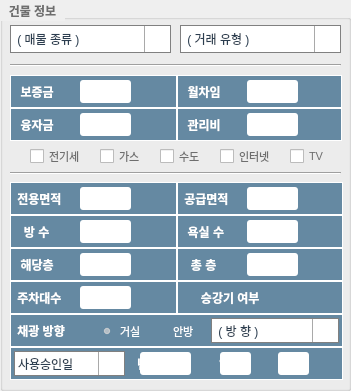
  <widget class="QGroupBox" name="groupBox">
   <property name="geometry">
    <rect>
     <x>10</x>
     <y>224</y>
     <width>351</width>
     <height>391</height>
    </rect>
   </property>
   <property name="styleSheet">
    <string notr="true">color: rgb(110, 110, 110);
font: bold;</string>
   </property>
   <property name="title">
    <string>  건물 정보  </string>
   </property>
   <widget class="QLabel" name="lb_price0_3">
    <property name="geometry">
     <rect>
      <x>10</x>
      <y>75</y>
      <width>167</width>
      <height>33</height>
     </rect>
    </property>
    <property name="styleSheet">
     <string notr="true">font: bold 12px;
color: rgb(255, 255, 255);
border-width: 1px;
border-style: solid;
border-color: rgb(255, 255, 255);
background-color: rgb(64, 110, 142, 200.0);

</string>
    </property>
    <property name="text">
     <string>  보증금               만원</string>
    </property>
    <property name="alignment">
     <set>Qt::AlignLeading|Qt::AlignLeft|Qt::AlignVCenter</set>
    </property>
    <property name="buddy">
     <cstring>lb_price0_3</cstring>
    </property>
   </widget>
   <widget class="QLineEdit" name="lineEdit">
    <property name="geometry">
     <rect>
      <x>80</x>
      <y>80</y>
      <width>51</width>
      <height>23</height>
     </rect>
    </property>
    <property name="styleSheet">
     <string notr="true">border: 0px;
border-radius: 3px;</string>
    </property>
    <property name="alignment">
     <set>Qt::AlignCenter</set>
    </property>
   </widget>
   <widget class="QComboBox" name="cb_sales">
    <property name="geometry">
     <rect>
      <x>10</x>
      <y>25</y>
      <width>161</width>
      <height>28</height>
     </rect>
    </property>
    <property name="styleSheet">
     <string notr="true">QComboBox {
    border: 1px solid gray;
    padding: 1px 18px 1px 3px;
    min-width: 6em;
    background: rgb(255, 255, 255);
    font: 12px;
    color: rgb(44, 62, 80);
}

QComboBox:focus {
    color: rgb(127, 140, 141);
}

QComboBox:on { 
    padding-top: 3px;
    padding-left: 4px;
}

QComboBox QAbstractItemView::item { 
	min-height: 30px; 
}

QComboBox::drop-down {
    subcontrol-origin: padding;
    subcontrol-position: top right;
    width: 25px;

    border-left-width: 1px;
    border-left-color: darkgray;
    border-left-style: solid;
    border-top-right-radius: 3px;
    border-bottom-right-radius: 3px;
}

QComboBox::down-arrow {
    image: url(./data/img/down_arrow.png);
    width: 25px;
    height: 25px;
}

QComboBox::down-arrow:hover {
    image: url(./data/img/down_arrow.png);
}

QComboBox::down-arrow:on {
    top: 1px;
    left: 1px;
}

QListView::item:selected {
    color: rgb(44, 62, 80);
    background-color: lightblue
}</string>
    </property>
    <item>
     <property name="text">
      <string> ( 매물 종류 )</string>
     </property>
    </item>
   </widget>
   <widget class="QComboBox" name="cb_tran">
    <property name="geometry">
     <rect>
      <x>180</x>
      <y>25</y>
      <width>161</width>
      <height>28</height>
     </rect>
    </property>
    <property name="styleSheet">
     <string notr="true">QComboBox {
    border: 1px solid gray;
    padding: 1px 18px 1px 3px;
    min-width: 6em;
    background: rgb(255, 255, 255);
    font: 12px;
    color: rgb(44, 62, 80);
}

QComboBox:focus {
    color: rgb(127, 140, 141);
}

QComboBox:on { 
    padding-top: 3px;
    padding-left: 4px;
}

QComboBox QAbstractItemView::item { 
	min-height: 30px; 
}

QComboBox::drop-down {
    subcontrol-origin: padding;
    subcontrol-position: top right;
    width: 25px;

    border-left-width: 1px;
    border-left-color: darkgray;
    border-left-style: solid;
    border-top-right-radius: 3px;
    border-bottom-right-radius: 3px;
}

QComboBox::down-arrow {
    image: url(./data/img/down_arrow.png);
    width: 25px;
    height: 25px;
}

QComboBox::down-arrow:hover {
    image: url(./data/img/down_arrow.png);
}

QComboBox::down-arrow:on {
    top: 1px;
    left: 1px;
}

QListView::item:selected {
    color: rgb(44, 62, 80);
    background-color: lightblue
}</string>
    </property>
    <item>
     <property name="text">
      <string> ( 거래 유형 )</string>
     </property>
    </item>
    <item>
     <property name="text">
      <string>매매</string>
     </property>
    </item>
    <item>
     <property name="text">
      <string>전세</string>
     </property>
    </item>
    <item>
     <property name="text">
      <string>월세</string>
     </property>
    </item>
    <item>
     <property name="text">
      <string>단기</string>
     </property>
    </item>
   </widget>
   <widget class="Line" name="line">
    <property name="geometry">
     <rect>
      <x>10</x>
      <y>57</y>
      <width>331</width>
      <height>16</height>
     </rect>
    </property>
    <property name="orientation">
     <enum>Qt::Horizontal</enum>
    </property>
   </widget>
   <widget class="QLabel" name="lb_price0_4">
    <property name="geometry">
     <rect>
      <x>177</x>
      <y>75</y>
      <width>165</width>
      <height>33</height>
     </rect>
    </property>
    <property name="styleSheet">
     <string notr="true">font: bold 12px;
color: rgb(255, 255, 255);
border-width: 1px;
border-style: solid;
border-color: rgb(255, 255, 255);
background-color: rgb(64, 110, 142, 200.0);

</string>
    </property>
    <property name="text">
     <string>  월차임               만원</string>
    </property>
    <property name="alignment">
     <set>Qt::AlignLeading|Qt::AlignLeft|Qt::AlignVCenter</set>
    </property>
   </widget>
   <widget class="QLineEdit" name="lineEdit_2">
    <property name="geometry">
     <rect>
      <x>247</x>
      <y>80</y>
      <width>51</width>
      <height>23</height>
     </rect>
    </property>
    <property name="styleSheet">
     <string notr="true">border: 0px;
border-radius: 3px;</string>
    </property>
    <property name="alignment">
     <set>Qt::AlignCenter</set>
    </property>
   </widget>
   <widget class="QLabel" name="lb_price0_5">
    <property name="geometry">
     <rect>
      <x>10</x>
      <y>108</y>
      <width>167</width>
      <height>33</height>
     </rect>
    </property>
    <property name="styleSheet">
     <string notr="true">font: bold 12px;
color: rgb(255, 255, 255);
border-width: 1px;
border-style: solid;
border-color: rgb(255, 255, 255);
background-color: rgb(64, 110, 142, 200.0);

</string>
    </property>
    <property name="text">
     <string>  융자금               만원</string>
    </property>
    <property name="alignment">
     <set>Qt::AlignLeading|Qt::AlignLeft|Qt::AlignVCenter</set>
    </property>
    <property name="buddy">
     <cstring>lb_price0_3</cstring>
    </property>
   </widget>
   <widget class="QLineEdit" name="lineEdit_3">
    <property name="geometry">
     <rect>
      <x>80</x>
      <y>113</y>
      <width>51</width>
      <height>23</height>
     </rect>
    </property>
    <property name="styleSheet">
     <string notr="true">border: 0px;
border-radius: 3px;</string>
    </property>
    <property name="alignment">
     <set>Qt::AlignCenter</set>
    </property>
   </widget>
   <widget class="QLabel" name="lb_price0_6">
    <property name="geometry">
     <rect>
      <x>177</x>
      <y>108</y>
      <width>165</width>
      <height>33</height>
     </rect>
    </property>
    <property name="styleSheet">
     <string notr="true">font: bold 12px;
color: rgb(255, 255, 255);
border-width: 1px;
border-style: solid;
border-color: rgb(255, 255, 255);
background-color: rgb(64, 110, 142, 200.0);

</string>
    </property>
    <property name="text">
     <string>  관리비               만원</string>
    </property>
    <property name="alignment">
     <set>Qt::AlignLeading|Qt::AlignLeft|Qt::AlignVCenter</set>
    </property>
    <property name="buddy">
     <cstring>lb_price0_3</cstring>
    </property>
   </widget>
   <widget class="QLineEdit" name="lineEdit_4">
    <property name="geometry">
     <rect>
      <x>247</x>
      <y>113</y>
      <width>51</width>
      <height>23</height>
     </rect>
    </property>
    <property name="styleSheet">
     <string notr="true">border: 0px;
border-radius: 3px;</string>
    </property>
    <property name="alignment">
     <set>Qt::AlignCenter</set>
    </property>
   </widget>
   <widget class="QCheckBox" name="checkBox">
    <property name="geometry">
     <rect>
      <x>30</x>
      <y>148</y>
      <width>61</width>
      <height>16</height>
     </rect>
    </property>
    <property name="styleSheet">
     <string notr="true">font: 11px;</string>
    </property>
    <property name="text">
     <string>전기세</string>
    </property>
   </widget>
   <widget class="QCheckBox" name="checkBox_2">
    <property name="geometry">
     <rect>
      <x>100</x>
      <y>148</y>
      <width>51</width>
      <height>16</height>
     </rect>
    </property>
    <property name="styleSheet">
     <string notr="true">font: 11px;</string>
    </property>
    <property name="text">
     <string>가스</string>
    </property>
   </widget>
   <widget class="QCheckBox" name="checkBox_3">
    <property name="geometry">
     <rect>
      <x>160</x>
      <y>148</y>
      <width>51</width>
      <height>16</height>
     </rect>
    </property>
    <property name="styleSheet">
     <string notr="true">font: 11px;</string>
    </property>
    <property name="text">
     <string>수도</string>
    </property>
   </widget>
   <widget class="QCheckBox" name="checkBox_4">
    <property name="geometry">
     <rect>
      <x>220</x>
      <y>148</y>
      <width>61</width>
      <height>16</height>
     </rect>
    </property>
    <property name="styleSheet">
     <string notr="true">font: 11px;</string>
    </property>
    <property name="text">
     <string>인터넷</string>
    </property>
   </widget>
   <widget class="QCheckBox" name="checkBox_5">
    <property name="geometry">
     <rect>
      <x>290</x>
      <y>148</y>
      <width>41</width>
      <height>16</height>
     </rect>
    </property>
    <property name="styleSheet">
     <string notr="true">font: 11px;</string>
    </property>
    <property name="text">
     <string>TV</string>
    </property>
   </widget>
   <widget class="Line" name="line_2">
    <property name="geometry">
     <rect>
      <x>10</x>
      <y>165</y>
      <width>331</width>
      <height>16</height>
     </rect>
    </property>
    <property name="orientation">
     <enum>Qt::Horizontal</enum>
    </property>
   </widget>
   <widget class="QLabel" name="lb_price0_7">
    <property name="geometry">
     <rect>
      <x>10</x>
      <y>182</y>
      <width>167</width>
      <height>33</height>
     </rect>
    </property>
    <property name="styleSheet">
     <string notr="true">font: bold 12px;
color: rgb(255, 255, 255);
border-width: 1px;
border-style: solid;
border-color: rgb(255, 255, 255);
background-color: rgb(64, 110, 142, 200.0);

</string>
    </property>
    <property name="text">
     <string> 전용면적               ㎡</string>
    </property>
    <property name="alignment">
     <set>Qt::AlignLeading|Qt::AlignLeft|Qt::AlignVCenter</set>
    </property>
    <property name="buddy">
     <cstring>lb_price0_3</cstring>
    </property>
   </widget>
   <widget class="QLineEdit" name="lineEdit_5">
    <property name="geometry">
     <rect>
      <x>80</x>
      <y>187</y>
      <width>51</width>
      <height>23</height>
     </rect>
    </property>
    <property name="styleSheet">
     <string notr="true">border: 0px;
border-radius: 3px;</string>
    </property>
    <property name="text">
     <string/>
    </property>
    <property name="alignment">
     <set>Qt::AlignCenter</set>
    </property>
   </widget>
   <widget class="QLabel" name="lb_price0_8">
    <property name="geometry">
     <rect>
      <x>177</x>
      <y>182</y>
      <width>166</width>
      <height>33</height>
     </rect>
    </property>
    <property name="styleSheet">
     <string notr="true">font: bold 12px;
color: rgb(255, 255, 255);
border-width: 1px;
border-style: solid;
border-color: rgb(255, 255, 255);
background-color: rgb(64, 110, 142, 200.0);

</string>
    </property>
    <property name="text">
     <string> 공급면적               ㎡</string>
    </property>
    <property name="alignment">
     <set>Qt::AlignLeading|Qt::AlignLeft|Qt::AlignVCenter</set>
    </property>
    <property name="buddy">
     <cstring>lb_price0_3</cstring>
    </property>
   </widget>
   <widget class="QLineEdit" name="lineEdit_6">
    <property name="geometry">
     <rect>
      <x>247</x>
      <y>187</y>
      <width>51</width>
      <height>23</height>
     </rect>
    </property>
    <property name="styleSheet">
     <string notr="true">border: 0px;
border-radius: 3px;</string>
    </property>
    <property name="text">
     <string/>
    </property>
    <property name="alignment">
     <set>Qt::AlignCenter</set>
    </property>
   </widget>
   <widget class="QLabel" name="lb_price0_9">
    <property name="geometry">
     <rect>
      <x>10</x>
      <y>281</y>
      <width>167</width>
      <height>33</height>
     </rect>
    </property>
    <property name="styleSheet">
     <string notr="true">font: bold 12px;
color: rgb(255, 255, 255);
border-width: 1px;
border-style: solid;
border-color: rgb(255, 255, 255);
background-color: rgb(64, 110, 142, 200.0);

</string>
    </property>
    <property name="text">
     <string> 주차대수               대</string>
    </property>
    <property name="alignment">
     <set>Qt::AlignLeading|Qt::AlignLeft|Qt::AlignVCenter</set>
    </property>
    <property name="buddy">
     <cstring>lb_price0_3</cstring>
    </property>
   </widget>
   <widget class="QLineEdit" name="lineEdit_7">
    <property name="geometry">
     <rect>
      <x>80</x>
      <y>286</y>
      <width>51</width>
      <height>23</height>
     </rect>
    </property>
    <property name="styleSheet">
     <string notr="true">border: 0px;
border-radius: 3px;</string>
    </property>
    <property name="text">
     <string/>
    </property>
    <property name="alignment">
     <set>Qt::AlignCenter</set>
    </property>
   </widget>
   <widget class="QLabel" name="lb_price0_10">
    <property name="geometry">
     <rect>
      <x>177</x>
      <y>281</y>
      <width>166</width>
      <height>33</height>
     </rect>
    </property>
    <property name="styleSheet">
     <string notr="true">font: bold 12px;
color: rgb(255, 255, 255);
border-width: 1px;
border-style: solid;
border-color: rgb(255, 255, 255);
background-color: rgb(64, 110, 142, 200.0);

</string>
    </property>
    <property name="text">
     <string>      승강기 여부</string>
    </property>
    <property name="alignment">
     <set>Qt::AlignLeading|Qt::AlignLeft|Qt::AlignVCenter</set>
    </property>
    <property name="buddy">
     <cstring>lb_price0_3</cstring>
    </property>
   </widget>
   <widget class="QCheckBox" name="checkBox_6">
    <property name="geometry">
     <rect>
      <x>295</x>
      <y>290</y>
      <width>16</width>
      <height>16</height>
     </rect>
    </property>
    <property name="styleSheet">
     <string notr="true">background-color: rgb(64, 110, 142, 0.0);</string>
    </property>
    <property name="text">
     <string/>
    </property>
   </widget>
   <widget class="QLabel" name="lb_price0_11">
    <property name="geometry">
     <rect>
      <x>10</x>
      <y>248</y>
      <width>167</width>
      <height>33</height>
     </rect>
    </property>
    <property name="styleSheet">
     <string notr="true">font: bold 12px;
color: rgb(255, 255, 255);
border-width: 1px;
border-style: solid;
border-color: rgb(255, 255, 255);
background-color: rgb(64, 110, 142, 200.0);

</string>
    </property>
    <property name="text">
     <string>  해당층                층</string>
    </property>
    <property name="alignment">
     <set>Qt::AlignLeading|Qt::AlignLeft|Qt::AlignVCenter</set>
    </property>
    <property name="buddy">
     <cstring>lb_price0_3</cstring>
    </property>
   </widget>
   <widget class="QLineEdit" name="lineEdit_8">
    <property name="geometry">
     <rect>
      <x>80</x>
      <y>253</y>
      <width>51</width>
      <height>23</height>
     </rect>
    </property>
    <property name="styleSheet">
     <string notr="true">border: 0px;
border-radius: 3px;</string>
    </property>
    <property name="text">
     <string/>
    </property>
    <property name="alignment">
     <set>Qt::AlignCenter</set>
    </property>
   </widget>
   <widget class="QLabel" name="lb_price0_12">
    <property name="geometry">
     <rect>
      <x>177</x>
      <y>248</y>
      <width>166</width>
      <height>33</height>
     </rect>
    </property>
    <property name="styleSheet">
     <string notr="true">font: bold 12px;
color: rgb(255, 255, 255);
border-width: 1px;
border-style: solid;
border-color: rgb(255, 255, 255);
background-color: rgb(64, 110, 142, 200.0);

</string>
    </property>
    <property name="text">
     <string>   총 층                 층</string>
    </property>
    <property name="alignment">
     <set>Qt::AlignLeading|Qt::AlignLeft|Qt::AlignVCenter</set>
    </property>
    <property name="buddy">
     <cstring>lb_price0_3</cstring>
    </property>
   </widget>
   <widget class="QLineEdit" name="lineEdit_9">
    <property name="geometry">
     <rect>
      <x>247</x>
      <y>253</y>
      <width>51</width>
      <height>23</height>
     </rect>
    </property>
    <property name="styleSheet">
     <string notr="true">border: 0px;
border-radius: 3px;</string>
    </property>
    <property name="text">
     <string/>
    </property>
    <property name="alignment">
     <set>Qt::AlignCenter</set>
    </property>
   </widget>
   <widget class="QLabel" name="lb_price0_13">
    <property name="geometry">
     <rect>
      <x>10</x>
      <y>314</y>
      <width>333</width>
      <height>33</height>
     </rect>
    </property>
    <property name="styleSheet">
     <string notr="true">font: bold 12px;
color: rgb(255, 255, 255);
border-width: 1px;
border-style: solid;
border-color: rgb(255, 255, 255);
background-color: rgb(64, 110, 142, 200.0);

</string>
    </property>
    <property name="text">
     <string> 채광 방향</string>
    </property>
    <property name="alignment">
     <set>Qt::AlignLeading|Qt::AlignLeft|Qt::AlignVCenter</set>
    </property>
    <property name="buddy">
     <cstring>lb_price0_3</cstring>
    </property>
   </widget>
   <widget class="QRadioButton" name="radioButton">
    <property name="geometry">
     <rect>
      <x>100</x>
      <y>323</y>
      <width>51</width>
      <height>16</height>
     </rect>
    </property>
    <property name="styleSheet">
     <string notr="true">color: white;
font: 11px;
background: rgb(0, 0, 0, 0);</string>
    </property>
    <property name="text">
     <string>거실</string>
    </property>
    <property name="checked">
     <bool>true</bool>
    </property>
   </widget>
   <widget class="QRadioButton" name="radioButton_2">
    <property name="geometry">
     <rect>
      <x>153</x>
      <y>323</y>
      <width>51</width>
      <height>16</height>
     </rect>
    </property>
    <property name="styleSheet">
     <string notr="true">color: white;
font: 11px;
background: rgb(0, 0, 0, 0);</string>
    </property>
    <property name="text">
     <string>안방</string>
    </property>
   </widget>
   <widget class="QComboBox" name="cb_light">
    <property name="geometry">
     <rect>
      <x>211</x>
      <y>318</y>
      <width>128</width>
      <height>25</height>
     </rect>
    </property>
    <property name="styleSheet">
     <string notr="true">QComboBox {
    border: 1px solid gray;
    padding: 1px 18px 1px 3px;
    min-width: 6em;
    background: rgb(255, 255, 255);
    font: 12px;
    color: rgb(44, 62, 80);
}

QComboBox:focus {
    color: rgb(127, 140, 141);
}

QComboBox:on { 
    padding-top: 3px;
    padding-left: 4px;
}

QComboBox QAbstractItemView::item { 
	min-height: 30px; 
}

QComboBox::drop-down {
    subcontrol-origin: padding;
    subcontrol-position: top right;
    width: 25px;

    border-left-width: 1px;
    border-left-color: darkgray;
    border-left-style: solid;
    border-top-right-radius: 3px;
    border-bottom-right-radius: 3px;
}

QComboBox::down-arrow {
    image: url(./data/img/down_arrow.png);
    width: 25px;
    height: 25px;
}

QComboBox::down-arrow:hover {
    image: url(./data/img/down_arrow.png);
}

QComboBox::down-arrow:on {
    top: 1px;
    left: 1px;
}

QListView::item:selected {
    color: rgb(44, 62, 80);
    background-color: lightblue
}</string>
    </property>
    <item>
     <property name="text">
      <string> ( 방 향 )</string>
     </property>
    </item>
    <item>
     <property name="text">
      <string>동</string>
     </property>
    </item>
    <item>
     <property name="text">
      <string>서</string>
     </property>
    </item>
    <item>
     <property name="text">
      <string>남</string>
     </property>
    </item>
    <item>
     <property name="text">
      <string>북</string>
     </property>
    </item>
    <item>
     <property name="text">
      <string>남동</string>
     </property>
    </item>
    <item>
     <property name="text">
      <string>남서</string>
     </property>
    </item>
    <item>
     <property name="text">
      <string>북동</string>
     </property>
    </item>
    <item>
     <property name="text">
      <string>북서</string>
     </property>
    </item>
   </widget>
   <widget class="QLabel" name="lb_price0_14">
    <property name="geometry">
     <rect>
      <x>10</x>
      <y>215</y>
      <width>167</width>
      <height>33</height>
     </rect>
    </property>
    <property name="styleSheet">
     <string notr="true">font: bold 12px;
color: rgb(255, 255, 255);
border-width: 1px;
border-style: solid;
border-color: rgb(255, 255, 255);
background-color: rgb(64, 110, 142, 200.0);

</string>
    </property>
    <property name="text">
     <string>   방 수                 개</string>
    </property>
    <property name="alignment">
     <set>Qt::AlignLeading|Qt::AlignLeft|Qt::AlignVCenter</set>
    </property>
    <property name="buddy">
     <cstring>lb_price0_3</cstring>
    </property>
   </widget>
   <widget class="QLineEdit" name="lineEdit_10">
    <property name="geometry">
     <rect>
      <x>80</x>
      <y>220</y>
      <width>51</width>
      <height>23</height>
     </rect>
    </property>
    <property name="styleSheet">
     <string notr="true">border: 0px;
border-radius: 3px;</string>
    </property>
    <property name="text">
     <string/>
    </property>
    <property name="alignment">
     <set>Qt::AlignCenter</set>
    </property>
   </widget>
   <widget class="QLabel" name="lb_price0_15">
    <property name="geometry">
     <rect>
      <x>177</x>
      <y>215</y>
      <width>166</width>
      <height>33</height>
     </rect>
    </property>
    <property name="styleSheet">
     <string notr="true">font: bold 12px;
color: rgb(255, 255, 255);
border-width: 1px;
border-style: solid;
border-color: rgb(255, 255, 255);
background-color: rgb(64, 110, 142, 200.0);

</string>
    </property>
    <property name="text">
     <string>  욕실 수               개</string>
    </property>
    <property name="alignment">
     <set>Qt::AlignLeading|Qt::AlignLeft|Qt::AlignVCenter</set>
    </property>
    <property name="buddy">
     <cstring>lb_price0_3</cstring>
    </property>
   </widget>
   <widget class="QLineEdit" name="lineEdit_11">
    <property name="geometry">
     <rect>
      <x>247</x>
      <y>220</y>
      <width>51</width>
      <height>23</height>
     </rect>
    </property>
    <property name="styleSheet">
     <string notr="true">border: 0px;
border-radius: 3px;</string>
    </property>
    <property name="text">
     <string/>
    </property>
    <property name="alignment">
     <set>Qt::AlignCenter</set>
    </property>
   </widget>
   <widget class="QLabel" name="lb_price0_16">
    <property name="geometry">
     <rect>
      <x>10</x>
      <y>347</y>
      <width>333</width>
      <height>33</height>
     </rect>
    </property>
    <property name="styleSheet">
     <string notr="true">font: bold 12px;
color: rgb(255, 255, 255);
border-width: 1px;
border-style: solid;
border-color: rgb(255, 255, 255);
background-color: rgb(64, 110, 142, 200.0);

</string>
    </property>
    <property name="text">
     <string>                                     년         월         일</string>
    </property>
    <property name="alignment">
     <set>Qt::AlignLeading|Qt::AlignLeft|Qt::AlignVCenter</set>
    </property>
    <property name="buddy">
     <cstring>lb_price0_3</cstring>
    </property>
   </widget>
   <widget class="QComboBox" name="cb_day">
    <property name="geometry">
     <rect>
      <x>14</x>
      <y>351</y>
      <width>111</width>
      <height>25</height>
     </rect>
    </property>
    <property name="styleSheet">
     <string notr="true">QComboBox {
    border: 1px solid gray;
    padding: 1px 18px 1px 3px;
    min-width: 6em;
    background: rgb(255, 255, 255);
    font: 12px;
    color: rgb(44, 62, 80);
}

QComboBox:focus {
    color: rgb(127, 140, 141);
}

QComboBox:on { 
    padding-top: 3px;
    padding-left: 4px;
}

QComboBox QAbstractItemView::item { 
	min-height: 30px; 
}

QComboBox::drop-down {
    subcontrol-origin: padding;
    subcontrol-position: top right;
    width: 25px;

    border-left-width: 1px;
    border-left-color: darkgray;
    border-left-style: solid;
    border-top-right-radius: 3px;
    border-bottom-right-radius: 3px;
}

QComboBox::down-arrow {
    image: url(./data/img/down_arrow.png);
    width: 25px;
    height: 25px;
}

QComboBox::down-arrow:hover {
    image: url(./data/img/down_arrow.png);
}

QComboBox::down-arrow:on {
    top: 1px;
    left: 1px;
}

QListView::item:selected {
    color: rgb(44, 62, 80);
    background-color: lightblue
}</string>
    </property>
    <item>
     <property name="text">
      <string>사용승인일</string>
     </property>
    </item>
    <item>
     <property name="text">
      <string>사용검사일</string>
     </property>
    </item>
    <item>
     <property name="text">
      <string>준공인가일</string>
     </property>
    </item>
   </widget>
   <widget class="QLineEdit" name="lineEdit_12">
    <property name="geometry">
     <rect>
      <x>140</x>
      <y>352</y>
      <width>51</width>
      <height>23</height>
     </rect>
    </property>
    <property name="styleSheet">
     <string notr="true">border: 0px;
border-radius: 3px;</string>
    </property>
    <property name="text">
     <string/>
    </property>
    <property name="alignment">
     <set>Qt::AlignCenter</set>
    </property>
   </widget>
   <widget class="QLineEdit" name="lineEdit_13">
    <property name="geometry">
     <rect>
      <x>220</x>
      <y>352</y>
      <width>31</width>
      <height>23</height>
     </rect>
    </property>
    <property name="styleSheet">
     <string notr="true">border: 0px;
border-radius: 3px;</string>
    </property>
    <property name="text">
     <string/>
    </property>
    <property name="alignment">
     <set>Qt::AlignCenter</set>
    </property>
   </widget>
   <widget class="QLineEdit" name="lineEdit_14">
    <property name="geometry">
     <rect>
      <x>278</x>
      <y>352</y>
      <width>31</width>
      <height>23</height>
     </rect>
    </property>
    <property name="styleSheet">
     <string notr="true">border: 0px;
border-radius: 3px;</string>
    </property>
    <property name="text">
     <string/>
    </property>
    <property name="alignment">
     <set>Qt::AlignCenter</set>
    </property>
   </widget>
  </widget>
